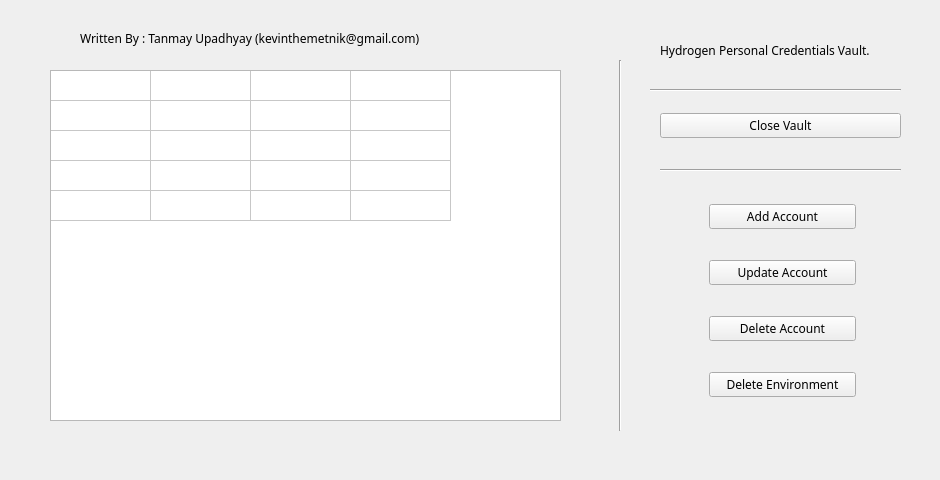
<?xml version="1.0" encoding="UTF-8"?>
<ui version="4.0">
 <class>PWManager</class>
 <widget class="QWidget" name="PWManager">
  <property name="geometry">
   <rect>
    <x>0</x>
    <y>0</y>
    <width>940</width>
    <height>480</height>
   </rect>
  </property>
  <property name="font">
   <font>
    <family>Segoe MDL2 Assets</family>
    <weight>50</weight>
    <bold>false</bold>
   </font>
  </property>
  <property name="windowTitle">
   <string>Hydrogen Password Manager</string>
  </property>
  <widget class="QTableWidget" name="table_widget">
   <property name="geometry">
    <rect>
     <x>50</x>
     <y>70</y>
     <width>511</width>
     <height>351</height>
    </rect>
   </property>
   <property name="rowCount">
    <number>5</number>
   </property>
   <property name="columnCount">
    <number>4</number>
   </property>
   <attribute name="horizontalHeaderVisible">
    <bool>false</bool>
   </attribute>
   <attribute name="horizontalHeaderCascadingSectionResizes">
    <bool>false</bool>
   </attribute>
   <attribute name="verticalHeaderVisible">
    <bool>false</bool>
   </attribute>
   <row/>
   <row/>
   <row/>
   <row/>
   <row/>
   <column/>
   <column/>
   <column/>
   <column/>
  </widget>
  <widget class="Line" name="line">
   <property name="geometry">
    <rect>
     <x>610</x>
     <y>60</y>
     <width>20</width>
     <height>371</height>
    </rect>
   </property>
   <property name="orientation">
    <enum>Qt::Vertical</enum>
   </property>
  </widget>
  <widget class="QLabel" name="label">
   <property name="geometry">
    <rect>
     <x>660</x>
     <y>20</y>
     <width>341</width>
     <height>61</height>
    </rect>
   </property>
   <property name="font">
    <font>
     <family>Segoe MDL2 Assets</family>
     <pointsize>9</pointsize>
     <weight>50</weight>
     <bold>false</bold>
    </font>
   </property>
   <property name="text">
    <string>Hydrogen Personal Credentials Vault.</string>
   </property>
  </widget>
  <widget class="QFrame" name="verticalFrame">
   <property name="geometry">
    <rect>
     <x>700</x>
     <y>170</y>
     <width>165</width>
     <height>261</height>
    </rect>
   </property>
   <layout class="QVBoxLayout" name="verticalLayout">
    <item>
     <widget class="QPushButton" name="add_account">
      <property name="text">
       <string>Add Account</string>
      </property>
     </widget>
    </item>
    <item>
     <widget class="QPushButton" name="update_account">
      <property name="text">
       <string>Update Account</string>
      </property>
     </widget>
    </item>
    <item>
     <widget class="QPushButton" name="delete_account">
      <property name="text">
       <string>Delete Account</string>
      </property>
     </widget>
    </item>
    <item>
     <widget class="QPushButton" name="delete_env">
      <property name="text">
       <string>Delete Environment</string>
      </property>
     </widget>
    </item>
   </layout>
  </widget>
  <widget class="Line" name="line_2">
   <property name="geometry">
    <rect>
     <x>660</x>
     <y>160</y>
     <width>241</width>
     <height>20</height>
    </rect>
   </property>
   <property name="orientation">
    <enum>Qt::Horizontal</enum>
   </property>
  </widget>
  <widget class="QWidget" name="horizontalLayoutWidget">
   <property name="geometry">
    <rect>
     <x>660</x>
     <y>100</y>
     <width>241</width>
     <height>51</height>
    </rect>
   </property>
   <layout class="QHBoxLayout" name="horizontalLayout">
    <item>
     <widget class="QPushButton" name="close_vault">
      <property name="text">
       <string>Close Vault</string>
      </property>
     </widget>
    </item>
   </layout>
  </widget>
  <widget class="Line" name="line_4">
   <property name="geometry">
    <rect>
     <x>650</x>
     <y>80</y>
     <width>251</width>
     <height>20</height>
    </rect>
   </property>
   <property name="orientation">
    <enum>Qt::Horizontal</enum>
   </property>
  </widget>
  <widget class="QLabel" name="programmer_banner">
   <property name="geometry">
    <rect>
     <x>80</x>
     <y>30</y>
     <width>381</width>
     <height>16</height>
    </rect>
   </property>
   <property name="text">
    <string>Written By : Tanmay Upadhyay (kevinthemetnik@gmail.com)</string>
   </property>
  </widget>
 </widget>
 <resources/>
 <connections/>
</ui>
